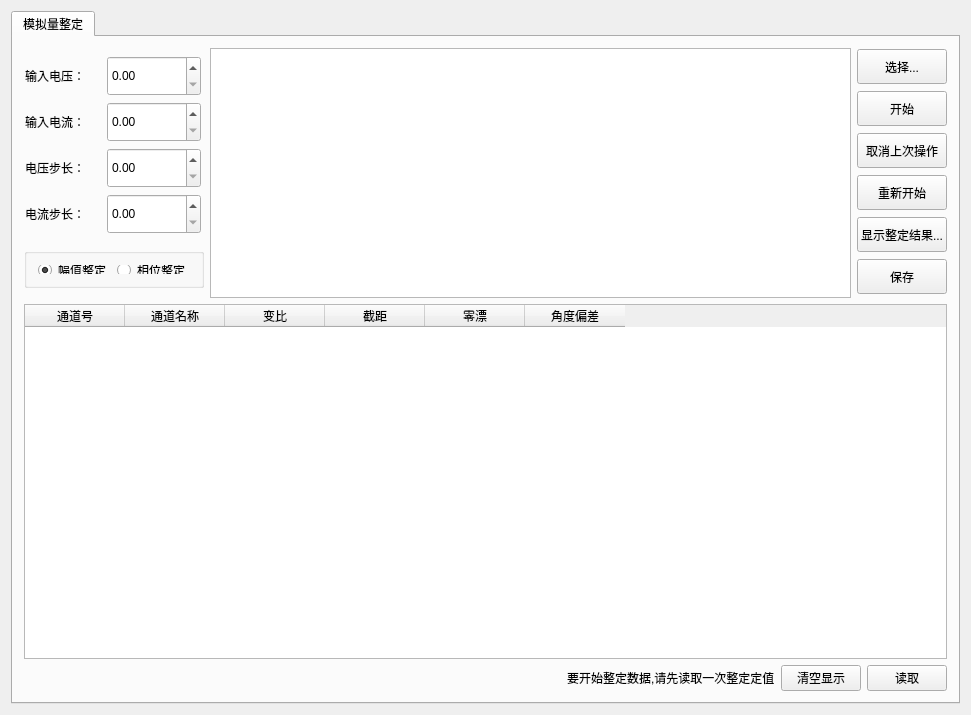
<?xml version="1.0" encoding="UTF-8"?>
<ui version="4.0">
 <class>sdlpct_settings_adjust_widget</class>
 <widget class="QWidget" name="sdlpct_settings_adjust_widget">
  <property name="geometry">
   <rect>
    <x>0</x>
    <y>0</y>
    <width>971</width>
    <height>715</height>
   </rect>
  </property>
  <property name="windowTitle">
   <string>sdlpct_settings_adjust_widget</string>
  </property>
  <layout class="QGridLayout" name="gridLayout_6">
   <item row="0" column="0">
    <widget class="QTabWidget" name="tabWidget_adjust">
     <property name="currentIndex">
      <number>0</number>
     </property>
     <widget class="QWidget" name="tab_analog_adjust">
      <attribute name="title">
       <string>模拟量整定</string>
      </attribute>
      <layout class="QGridLayout" name="gridLayout">
       <item row="0" column="0">
        <layout class="QVBoxLayout" name="verticalLayout_4">
         <item>
          <layout class="QHBoxLayout" name="horizontalLayout_6">
           <item>
            <layout class="QVBoxLayout" name="verticalLayout_3">
             <item>
              <layout class="QVBoxLayout" name="verticalLayout_2">
               <item>
                <layout class="QHBoxLayout" name="horizontalLayout_5">
                 <item>
                  <widget class="QLabel" name="label_input_vol">
                   <property name="maximumSize">
                    <size>
                     <width>75</width>
                     <height>40</height>
                    </size>
                   </property>
                   <property name="text">
                    <string>输入电压：</string>
                   </property>
                  </widget>
                 </item>
                 <item>
                  <widget class="QDoubleSpinBox" name="doubleSpinBox_input_vol">
                   <property name="minimumSize">
                    <size>
                     <width>0</width>
                     <height>30</height>
                    </size>
                   </property>
                   <property name="maximumSize">
                    <size>
                     <width>94</width>
                     <height>40</height>
                    </size>
                   </property>
                   <property name="maximum">
                    <double>65535.000000000000000</double>
                   </property>
                  </widget>
                 </item>
                </layout>
               </item>
               <item>
                <layout class="QHBoxLayout" name="horizontalLayout_4">
                 <item>
                  <widget class="QLabel" name="label_input_cur">
                   <property name="maximumSize">
                    <size>
                     <width>75</width>
                     <height>40</height>
                    </size>
                   </property>
                   <property name="text">
                    <string>输入电流：</string>
                   </property>
                  </widget>
                 </item>
                 <item>
                  <widget class="QDoubleSpinBox" name="doubleSpinBox_input_cur">
                   <property name="minimumSize">
                    <size>
                     <width>0</width>
                     <height>30</height>
                    </size>
                   </property>
                   <property name="maximumSize">
                    <size>
                     <width>94</width>
                     <height>40</height>
                    </size>
                   </property>
                   <property name="maximum">
                    <double>65535.000000000000000</double>
                   </property>
                  </widget>
                 </item>
                </layout>
               </item>
               <item>
                <layout class="QHBoxLayout" name="horizontalLayout_3">
                 <item>
                  <widget class="QLabel" name="label_vol_step">
                   <property name="maximumSize">
                    <size>
                     <width>75</width>
                     <height>40</height>
                    </size>
                   </property>
                   <property name="text">
                    <string>电压步长：</string>
                   </property>
                  </widget>
                 </item>
                 <item>
                  <widget class="QDoubleSpinBox" name="doubleSpinBox_vol_step">
                   <property name="minimumSize">
                    <size>
                     <width>0</width>
                     <height>30</height>
                    </size>
                   </property>
                   <property name="maximumSize">
                    <size>
                     <width>94</width>
                     <height>40</height>
                    </size>
                   </property>
                   <property name="maximum">
                    <double>65535.000000000000000</double>
                   </property>
                  </widget>
                 </item>
                </layout>
               </item>
               <item>
                <layout class="QHBoxLayout" name="horizontalLayout_2">
                 <item>
                  <widget class="QLabel" name="label_cur_step">
                   <property name="maximumSize">
                    <size>
                     <width>75</width>
                     <height>40</height>
                    </size>
                   </property>
                   <property name="text">
                    <string>电流步长：</string>
                   </property>
                  </widget>
                 </item>
                 <item>
                  <widget class="QDoubleSpinBox" name="doubleSpinBox_cur_step">
                   <property name="minimumSize">
                    <size>
                     <width>0</width>
                     <height>30</height>
                    </size>
                   </property>
                   <property name="maximumSize">
                    <size>
                     <width>94</width>
                     <height>40</height>
                    </size>
                   </property>
                   <property name="maximum">
                    <double>65535.000000000000000</double>
                   </property>
                  </widget>
                 </item>
                </layout>
               </item>
              </layout>
             </item>
             <item>
              <widget class="QGroupBox" name="groupBox">
               <property name="maximumSize">
                <size>
                 <width>16777215</width>
                 <height>40</height>
                </size>
               </property>
               <property name="title">
                <string/>
               </property>
               <layout class="QGridLayout" name="gridLayout_2">
                <item row="0" column="0">
                 <widget class="QRadioButton" name="radio_amplitude">
                  <property name="text">
                   <string>幅值整定</string>
                  </property>
                  <property name="checked">
                   <bool>true</bool>
                  </property>
                 </widget>
                </item>
                <item row="0" column="1">
                 <widget class="QRadioButton" name="radio_phase">
                  <property name="text">
                   <string>相位整定</string>
                  </property>
                 </widget>
                </item>
               </layout>
              </widget>
             </item>
            </layout>
           </item>
           <item>
            <widget class="QListWidget" name="listWidget_operate">
             <property name="minimumSize">
              <size>
               <width>0</width>
               <height>0</height>
              </size>
             </property>
             <property name="maximumSize">
              <size>
               <width>16777215</width>
               <height>250</height>
              </size>
             </property>
            </widget>
           </item>
           <item>
            <layout class="QVBoxLayout" name="verticalLayout">
             <item>
              <widget class="QPushButton" name="btn_select">
               <property name="maximumSize">
                <size>
                 <width>700</width>
                 <height>35</height>
                </size>
               </property>
               <property name="text">
                <string>选择...</string>
               </property>
              </widget>
             </item>
             <item>
              <widget class="QPushButton" name="btn_start">
               <property name="maximumSize">
                <size>
                 <width>16777215</width>
                 <height>35</height>
                </size>
               </property>
               <property name="text">
                <string>开始</string>
               </property>
              </widget>
             </item>
             <item>
              <widget class="QPushButton" name="btn_cancel_last">
               <property name="maximumSize">
                <size>
                 <width>16777215</width>
                 <height>35</height>
                </size>
               </property>
               <property name="text">
                <string>取消上次操作</string>
               </property>
              </widget>
             </item>
             <item>
              <widget class="QPushButton" name="btn_restart">
               <property name="maximumSize">
                <size>
                 <width>16777215</width>
                 <height>35</height>
                </size>
               </property>
               <property name="text">
                <string>重新开始</string>
               </property>
              </widget>
             </item>
             <item>
              <widget class="QPushButton" name="btn_display_result">
               <property name="maximumSize">
                <size>
                 <width>16777215</width>
                 <height>35</height>
                </size>
               </property>
               <property name="text">
                <string>显示整定结果...</string>
               </property>
              </widget>
             </item>
             <item>
              <widget class="QPushButton" name="btn_save">
               <property name="maximumSize">
                <size>
                 <width>16777215</width>
                 <height>35</height>
                </size>
               </property>
               <property name="text">
                <string>保存</string>
               </property>
              </widget>
             </item>
            </layout>
           </item>
          </layout>
         </item>
         <item>
          <widget class="QTableWidget" name="tableWidget_adjustresult">
           <column>
            <property name="text">
             <string>通道号</string>
            </property>
           </column>
           <column>
            <property name="text">
             <string>通道名称</string>
            </property>
           </column>
           <column>
            <property name="text">
             <string>变比</string>
            </property>
           </column>
           <column>
            <property name="text">
             <string>截距</string>
            </property>
           </column>
           <column>
            <property name="text">
             <string>零漂</string>
            </property>
           </column>
           <column>
            <property name="text">
             <string>角度偏差</string>
            </property>
           </column>
          </widget>
         </item>
         <item>
          <layout class="QHBoxLayout" name="horizontalLayout">
           <item>
            <spacer name="horizontalSpacer">
             <property name="orientation">
              <enum>Qt::Horizontal</enum>
             </property>
             <property name="sizeHint" stdset="0">
              <size>
               <width>308</width>
               <height>25</height>
              </size>
             </property>
            </spacer>
           </item>
           <item>
            <widget class="QLabel" name="label_tip">
             <property name="text">
              <string>要开始整定数据,请先读取一次整定定值</string>
             </property>
            </widget>
           </item>
           <item>
            <widget class="QPushButton" name="btn_show_clear">
             <property name="text">
              <string>清空显示</string>
             </property>
            </widget>
           </item>
           <item>
            <widget class="QPushButton" name="btn_read_adjust">
             <property name="text">
              <string>读取</string>
             </property>
            </widget>
           </item>
          </layout>
         </item>
        </layout>
       </item>
      </layout>
     </widget>
    </widget>
   </item>
  </layout>
 </widget>
 <layoutdefault spacing="6" margin="11"/>
 <resources/>
 <connections>
  <connection>
   <sender>btn_start</sender>
   <signal>clicked()</signal>
   <receiver>sdlpct_settings_adjust_widget</receiver>
   <slot>start_calibrate()</slot>
   <hints>
    <hint type="sourcelabel">
     <x>943</x>
     <y>109</y>
    </hint>
    <hint type="destinationlabel">
     <x>894</x>
     <y>-129</y>
    </hint>
   </hints>
  </connection>
  <connection>
   <sender>btn_select</sender>
   <signal>clicked()</signal>
   <receiver>sdlpct_settings_adjust_widget</receiver>
   <slot>select_channel()</slot>
   <hints>
    <hint type="sourcelabel">
     <x>943</x>
     <y>56</y>
    </hint>
    <hint type="destinationlabel">
     <x>907</x>
     <y>-121</y>
    </hint>
   </hints>
  </connection>
  <connection>
   <sender>btn_display_result</sender>
   <signal>clicked()</signal>
   <receiver>sdlpct_settings_adjust_widget</receiver>
   <slot>show_result()</slot>
   <hints>
    <hint type="sourcelabel">
     <x>943</x>
     <y>214</y>
    </hint>
    <hint type="destinationlabel">
     <x>1097</x>
     <y>152</y>
    </hint>
   </hints>
  </connection>
  <connection>
   <sender>btn_save</sender>
   <signal>clicked()</signal>
   <receiver>sdlpct_settings_adjust_widget</receiver>
   <slot>save_result()</slot>
   <hints>
    <hint type="sourcelabel">
     <x>943</x>
     <y>249</y>
    </hint>
    <hint type="destinationlabel">
     <x>1021</x>
     <y>209</y>
    </hint>
   </hints>
  </connection>
  <connection>
   <sender>btn_restart</sender>
   <signal>clicked()</signal>
   <receiver>sdlpct_settings_adjust_widget</receiver>
   <slot>restart_calibrate()</slot>
   <hints>
    <hint type="sourcelabel">
     <x>943</x>
     <y>179</y>
    </hint>
    <hint type="destinationlabel">
     <x>866</x>
     <y>-60</y>
    </hint>
   </hints>
  </connection>
  <connection>
   <sender>btn_cancel_last</sender>
   <signal>clicked()</signal>
   <receiver>sdlpct_settings_adjust_widget</receiver>
   <slot>cancel_last_step()</slot>
   <hints>
    <hint type="sourcelabel">
     <x>943</x>
     <y>144</y>
    </hint>
    <hint type="destinationlabel">
     <x>883</x>
     <y>-78</y>
    </hint>
   </hints>
  </connection>
  <connection>
   <sender>btn_read_adjust</sender>
   <signal>clicked()</signal>
   <receiver>sdlpct_settings_adjust_widget</receiver>
   <slot>get_adjust_result()</slot>
   <hints>
    <hint type="sourcelabel">
     <x>914</x>
     <y>679</y>
    </hint>
    <hint type="destinationlabel">
     <x>932</x>
     <y>826</y>
    </hint>
   </hints>
  </connection>
  <connection>
   <sender>btn_show_clear</sender>
   <signal>clicked()</signal>
   <receiver>sdlpct_settings_adjust_widget</receiver>
   <slot>clear_tablewigdet_show()</slot>
   <hints>
    <hint type="sourcelabel">
     <x>832</x>
     <y>690</y>
    </hint>
    <hint type="destinationlabel">
     <x>485</x>
     <y>357</y>
    </hint>
   </hints>
  </connection>
  <connection>
   <sender>tableWidget_adjustresult</sender>
   <signal>doubleClicked(QModelIndex)</signal>
   <receiver>sdlpct_settings_adjust_widget</receiver>
   <slot>modify_adjust_result()</slot>
   <hints>
    <hint type="sourcelabel">
     <x>485</x>
     <y>453</y>
    </hint>
    <hint type="destinationlabel">
     <x>485</x>
     <y>357</y>
    </hint>
   </hints>
  </connection>
 </connections>
 <slots>
  <slot>start_calibrate()</slot>
  <slot>select_channel()</slot>
  <slot>show_result()</slot>
  <slot>save_result()</slot>
  <slot>restart_calibrate()</slot>
  <slot>cancel_last_step()</slot>
  <slot>get_adjust_result()</slot>
  <slot>clear_tablewigdet_show()</slot>
  <slot>modify_adjust_result()</slot>
 </slots>
</ui>
